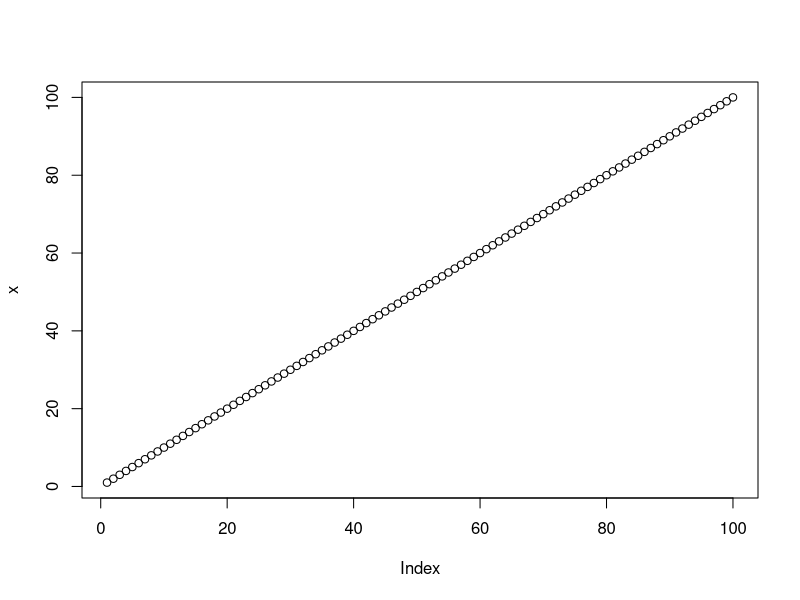
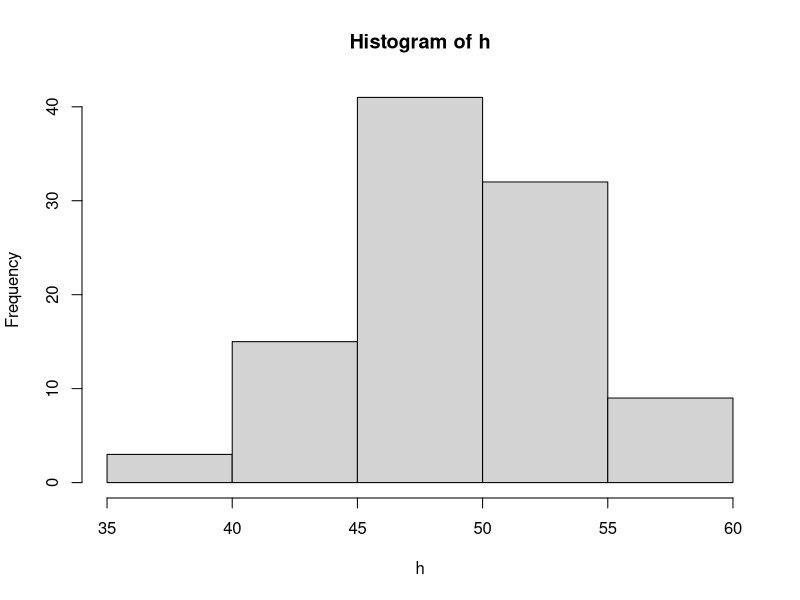

Here is the R script that generated these plots, in order:
## ---- chunk 1
library(rmarkdown)
library(tufte)
# invalidate cache when the tufte version changes
knitr::opts_chunk$set(tidy = FALSE, cache.extra = packageVersion('tufte'))
options(htmltools.dir.version = FALSE)
library(tidyverse)
## ---- chunk 2
x=c(1:100)
x
## ---- chunk 3
x*2
## ---- chunk 4
plot(x)

## ---- chunk 5
h <-rbinom(100,100,.5)
hist(h)
